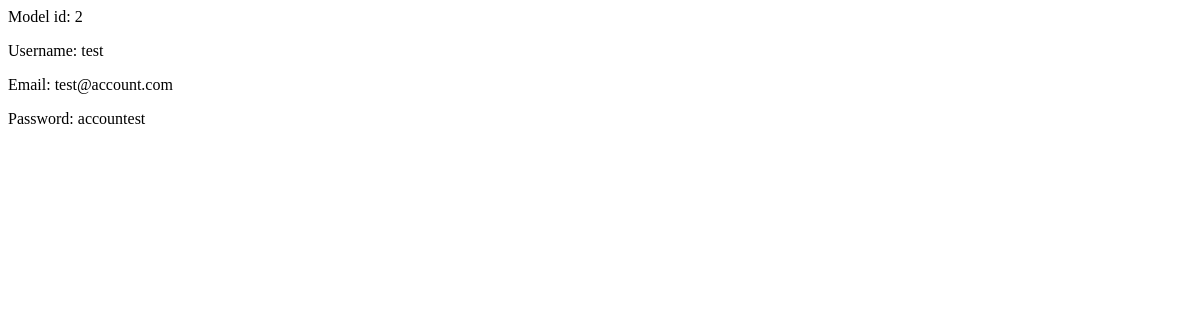
/register-list, run on an earlier commit of the app's database.
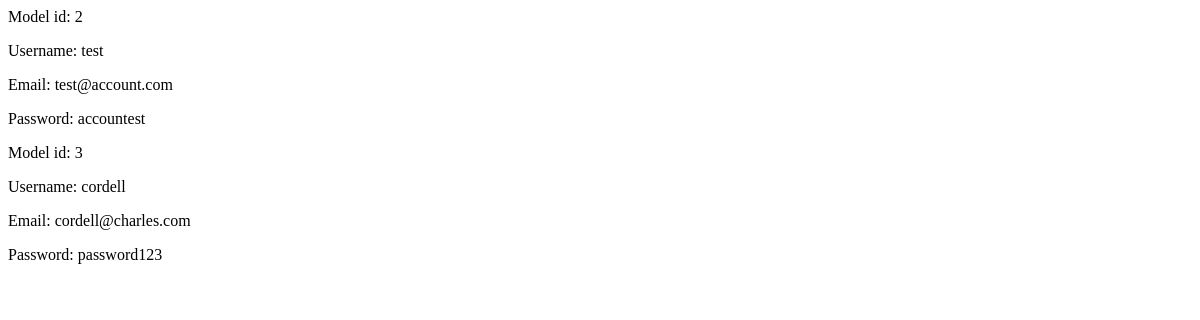
And on a later commit of the database.
### register/models.py (models this page shows, shortened)
class User(models.Model):
	user = models.OneToOneField(settings.AUTH_USER_MODEL, null= True, blank= False, on_delete= models.CASCADE)
	first_name = models.CharField(max_length= 50, blank= True, null= True)
	last_name 	= models.CharField(max_length= 50, blank= True, null= True)
	email 		= models.EmailField(max_length= 80, blank= False, null= True)
	username 	= models.CharField(max_length= 100, blank= False, null= True)
	password 	= models.CharField(max_length= 100, blank= False, null= True)
	class Meta:
		verbose_name_plural = "Blog Users"

### register/views.py (the view)
# urls.py: path('register-list', RegisterListView.as_view(), name= 'register-list'),
class RegisterListView(ListView):
	model = User
	template_name = 'register/user_list.html'
	queryset = User.objects.all()

### register/templates/register/user_list.html
{% block content %}
{% for instance in object_list %}
	<p> Model id: {{ instance.id }} </p>
	<p> Username: {{ instance.first_name }} </p>
	<p> Email: {{ instance.email }} </p>
	<p> Password: {{instance.password}} </p>
{% endfor %}
{% endblock %}

What changed in the data, as far as the page shows it:
added User: id "3", first_name "cordell", email "cordell@charles.com", password "password123"
